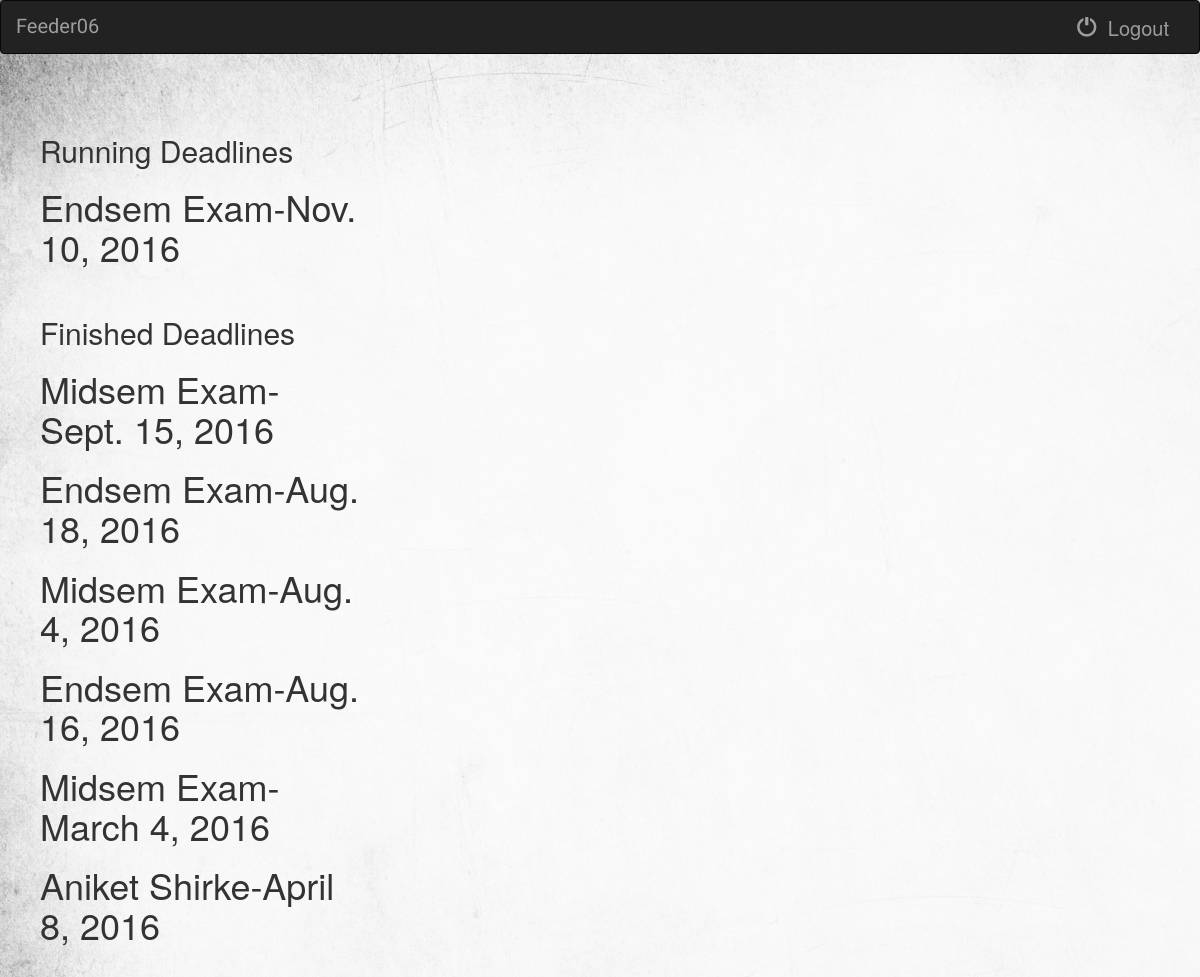
/Feeder06/deadline/ (signed in), run on an earlier commit of the app's database.
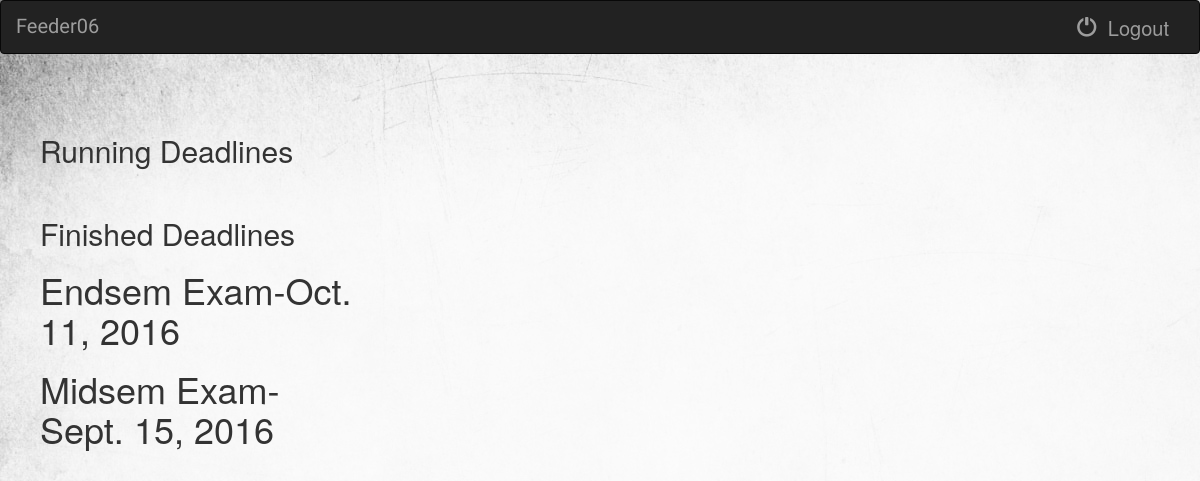
And on a later commit of the database.
### Feeder06/models.py (models this page shows, shortened)
class Deadline(models.Model):
    course = models.ForeignKey(Course, on_delete=models.CASCADE)
    name = models.CharField(max_length=512)
    deadline = models.DateField(max_length=50)
    running = models.BooleanField(default = True)

### Feeder06/views.py (the view)
@login_required
def deadline(request):
    deadline_list = Deadline.objects.all()
    context ={
        'deadline_list' : deadline_list,
    }
    for  d in deadline_list:
        if d.deadline < date.today():
            d.running = False
        else:
            d.running = True
    return render(request, 'Feeder06/Deadline.html', context)

### Feeder06/templates/Feeder06/Deadline.html
{% extends 'Feeder06/base.html' %}
{% block body %}
    <h2> Running Deadlines </h2>
    {% for d in deadline_list %}
        {% if d.running %}
            <h1>{{ d.name }}-{{ d.deadline }}</h1>
        {% endif %}
    {% endfor %}
    <br>
    <h2> Finished Deadlines </h2>
    {% for d in deadline_list %}
        {% if d.running == False %}
            <h1>{{ d.name }}-{{ d.deadline }}</h1>
        {% endif %}
    {% endfor %}
{% endblock %}

### Feeder06/templates/Feeder06/base.html (shortened to what this page needs)
<!DOCTYPE html>
<html lang="en">
<head>
    {% load staticfiles %}
    <link rel="stylesheet" type="text/css" href="{% static 'Feeder06/style.css' %}"/>
    <link rel="stylesheet" href="https://maxcdn.bootstrapcdn.com/bootstrap/3.3.7/css/bootstrap.min.css">
</head>
<body>
<nav class="navbar navbar-inverse">
    <div class="container-fluid">
        <div class="navbar-header">
            <a class="navbar-brand" href="/Feeder06/" >Feeder06</a>
        </div>
        <div class="collapse navbar-collapse" id="topNavBar">
            <ul class="nav navbar-nav navbar-right">
                <li>
                    <a href="/Feeder06/logout/">
                        <span class="glyphicon glyphicon-off" aria-hidden="true"></span>&nbsp; Logout
                    </a>
                </li>
            </ul>
        </div>
    </div>
</nav>
<div class="Absolute-Center is-Responsive">
{% block body %}
{% endblock %}
</div>
</body>
</html>

### Feeder06/static/Feeder06/style.css (style rules this page uses)
body { background: white url("images/b3.jpg"); }
.navbar { border-radius: 0; }
.navbar-brand { font-family: 'Satisfy', cursive; }
.Absolute-Center.is-Responsive { width: 50%; height: 50%; min-width: 200px; max-width: 400px; padding: 40px; }
a:link { text-decoration: none; font-size: 20px; }

What changed in the data, as far as the page shows it:
removed Deadline: name "Endsem Exam", deadline "Nov. 10, 2016", shown under "Running Deadlines"
removed Deadline: name "Endsem Exam", deadline "Aug. 18, 2016", shown under "Finished Deadlines"
removed Deadline: name "Midsem Exam", deadline "Aug. 4, 2016", shown under "Finished Deadlines"
removed Deadline: name "Endsem Exam", deadline "Aug. 16, 2016", shown under "Finished Deadlines"
removed Deadline: name "Midsem Exam", deadline "March 4, 2016", shown under "Finished Deadlines"
removed Deadline: name "Aniket Shirke", deadline "April 8, 2016", shown under "Finished Deadlines"
added Deadline: name "Endsem Exam", deadline "Oct. 11, 2016", shown under "Finished Deadlines"
